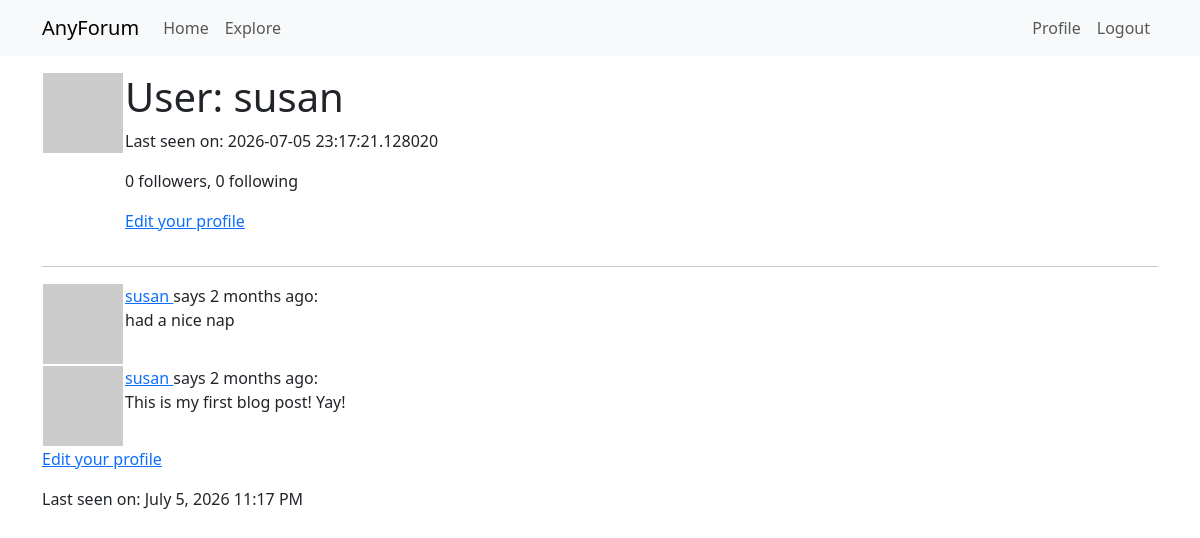
The page /user/susan (signed in) on the database its author committed.
### app/models.py (models this page shows, shortened)
class User(UserMixin, db.Model):
    id: so.Mapped[int] = so.mapped_column(primary_key=True)
    username: so.Mapped[str] = so.mapped_column(sa.String(64), index=True, unique=True)
    email: so.Mapped[str] = so.mapped_column(sa.String(120), index=True, unique=True)
    password_hash: so.Mapped[Optional[str]] = so.mapped_column(sa.String(256))
    posts: so.WriteOnlyMapped['Post'] = so.relationship(back_populates='author')
    about_me: so.Mapped[Optional[str]] = so.mapped_column(sa.String(140))
    last_seen: so.Mapped[Optional[datetime]] = so.mapped_column(default=lambda: datetime.now(timezone.utc))
    def avatar(self, size):
        digest = md5(self.email.lower().encode('utf-8')).hexdigest()
        return f'https://www.gravatar.com/avatar/{digest}?d=identicon&s={size}'
    following: so.WriteOnlyMapped['User'] = so.relationship(secondary=followers,
                                                            primaryjoin=(followers.c.follower_id == id),
                                                            secondaryjoin=(followers.c.followed_id == id),
                                                            back_populates='followers')
    followers: so.WriteOnlyMapped['User'] = so.relationship(secondary=followers,
                                                            primaryjoin=(followers.c.followed_id == id),
                                                            secondaryjoin=(followers.c.follower_id == id),
                                                            back_populates='following')
    def followers_count(self):
        query = sa.select(sa.func.count()).select_from(self.followers.select().subquery())
        return db.session.scalar(query)
    def following_count(self):
        query = sa.select(sa.func.count()).select_from(self.following.select().subquery())
        return db.session.scalar(query)

class Post(db.Model):
    id: so.Mapped[int] = so.mapped_column(primary_key=True)
    body: so.Mapped[str] = so.mapped_column(sa.String(140))
    timestamp: so.Mapped[datetime] = so.mapped_column(index=True, default=lambda: datetime.now(timezone.utc))
    user_id: so.Mapped[int] = so.mapped_column(sa.ForeignKey(User.id), index=True)
    author: so.Mapped[User] = so.relationship(back_populates='posts')

### app/routes.py (the view)
@app.route('/user/<username>')
@login_required
def user(username):
    user = db.first_or_404(sa.select(User).where(User.username == username))
    page = request.args.get('page', 1, type=int)
    query = user.posts.select().order_by(Post.timestamp.desc())
    posts = db.paginate(query, page=page, per_page=app.config['POSTS_PER_PAGE'], error_out=False)
    next_url = url_for('user', username=user.username, page=posts.next_num) \
        if posts.has_next else None
    prev_url = url_for('user', username=user.username, page=posts.prev_num) \
        if posts.has_prev else None
    form = EmptyForm()
    return render_template('user.html', user=user, posts=posts, next_url=next_url, prev_url=prev_url, form=form)

### app/models.py (called while the page is built)
@login.user_loader
def load_user(id):
    return db.session.get(User, int(id))

### app/routes.py (called while the page is built)
@app.before_request
def before_request():
    if current_user.is_authenticated:
        current_user.last_seen = datetime.now(timezone.utc)
        db.session.commit()

### app/templates/user.html (shortened to what this page needs)
{% extends "base.html" %}
{% block content %}
    <table>
        <tr valign="top">
            <td><img src="{{ user.avatar(128) }}"></td>
            <td>
                <h1>User: {{ user.username }}</h1>
                {% if user.last_seen %}<p>Last seen on: {{user.last_seen}}</p>{% endif %}
                <p>{{ user.followers_count() }} followers, {{ user.following_count() }} following</p>
                {% if user == current_user %}
                <p><a href="{{url_for('edit_profile')}}">Edit your profile</a></p>
                {% endif %}
            </td>
        </tr>
    </table>
    <hr>
    {% for post in posts %}
        {% include '_post.html'%}
    {% endfor %}
    {% if user == current_user %}
        <p><a href="{{url_for('edit_profile') }}">Edit your profile</a></p>
    {% endif %}
    {% if user.last_seen %}
    <p>Last seen on: {{moment(user.last_seen).format('LLL') }}</p>
    {% endif %}
{% endblock %}

### app/templates/_post.html
<table>
    <tr valign="top">
        <td><img src="{{ post.author.avatar(36) }}"></td>
        <td>
            <a href="{{ url_for('user', username=post.author.username) }}">
                {{ post.author.username}}
            </a> says {{moment(post.timestamp).fromNow()}}:
            <br>{{ post.body }}</td>
    </tr>
</table>

### rows shown on the page
User: username "susan", last_seen "2026-07-05 23:17:21.128020", last_seen "July 5, 2026 11:17 PM"
Post: author.username "susan", timestamp "2 months ago", body "had a nice nap"
Post: author.username "susan", timestamp "2 months ago", body "This is my first blog post! Yay!"

### other values the page prints
{{ user.followers_count() }} "0"
{{ user.following_count() }} "0"
